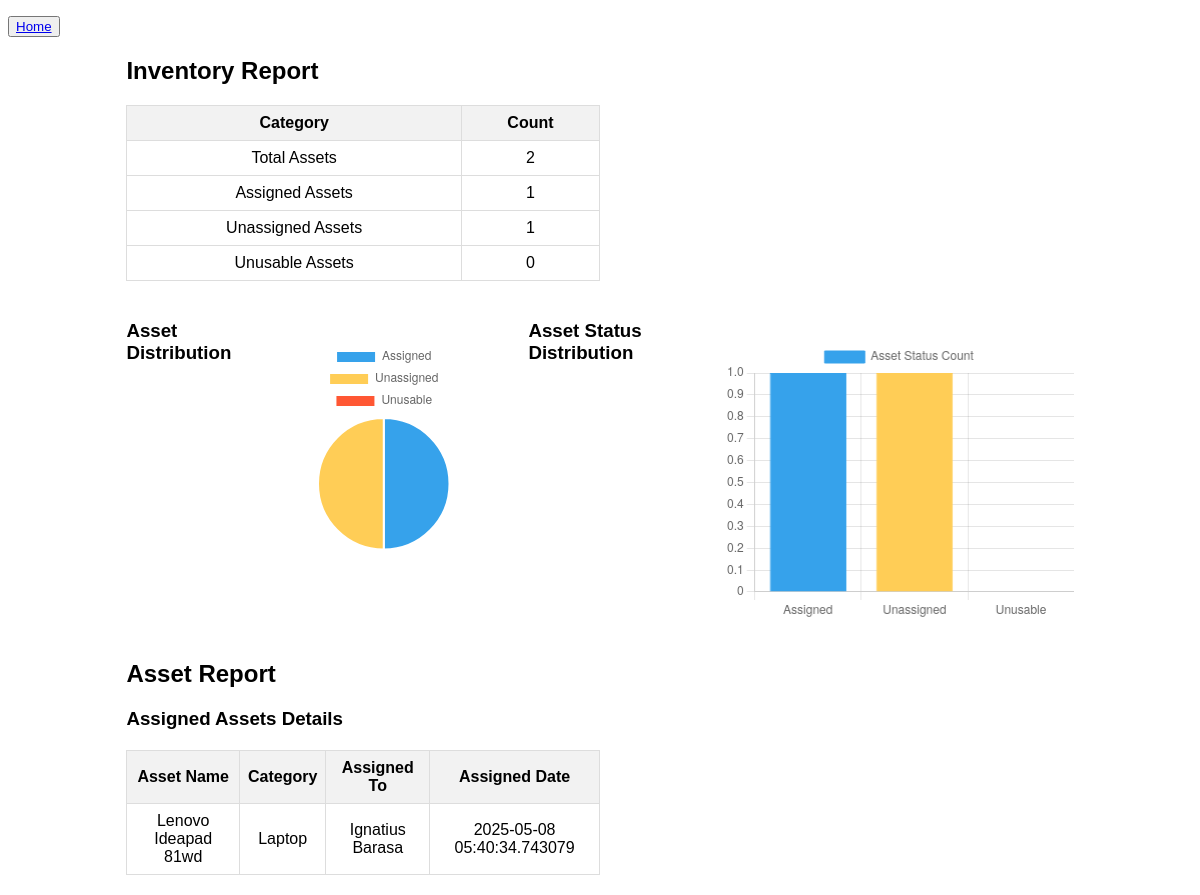
The page /report (signed in) on the database as committed earlier.
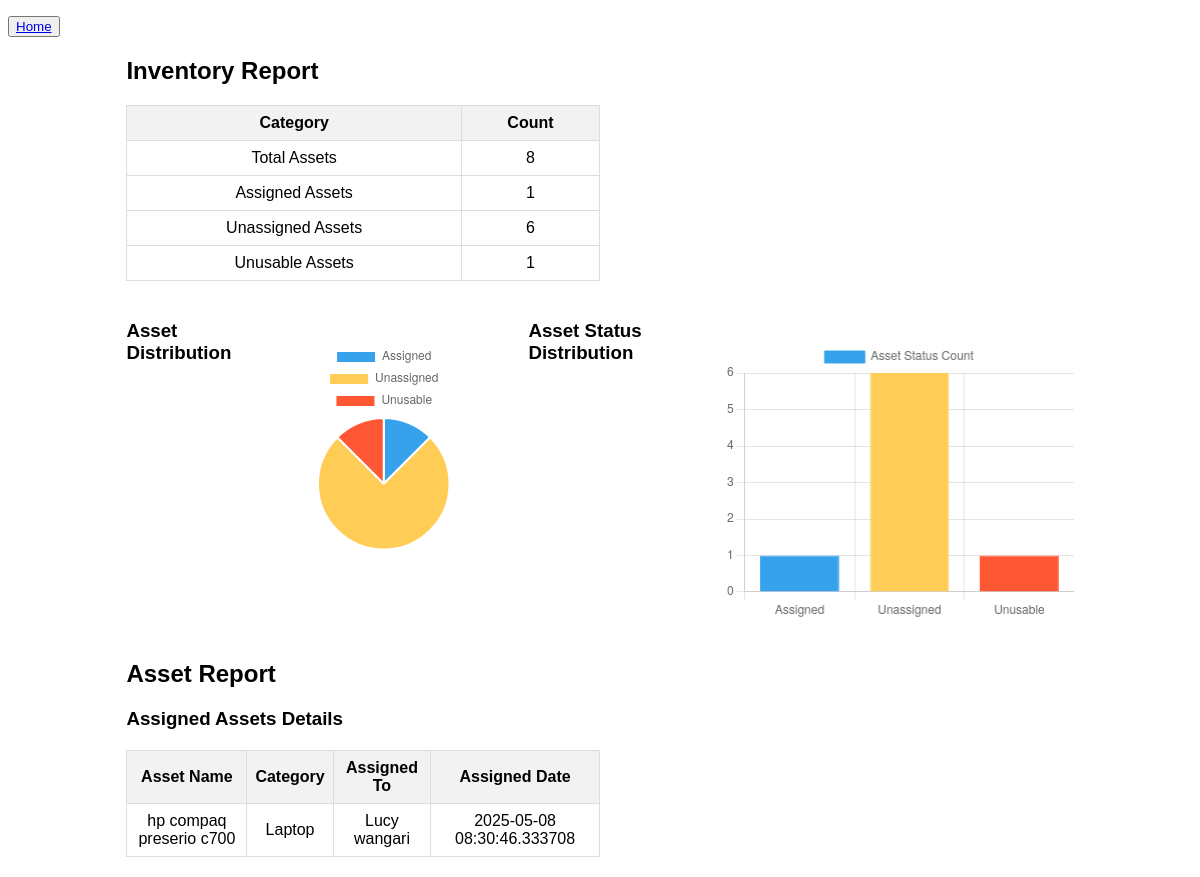
The same page on the database as committed later.
### app.py (models this page shows)
class Asset(db.Model):
    id = db.Column(db.Integer, primary_key=True)
    category = db.Column(db.String(100), nullable=False)
    name = db.Column(db.String(100), nullable=False)
    status = db.Column(db.String(50), default='unassigned')  # available, assigned, unusable
    assigned_to = db.Column(db.String(100), nullable=True)
    assigned_date = db.Column(db.DateTime, nullable=True)

### app.py (the view)
@app.route('/report')
def report():
    if 'user' not in session:
        return redirect('/login')
    assigned_assets = Asset.query.filter_by(status='assigned').all()
    report_data = []
    for asset in assigned_assets:
        report_data.append({
            'asset_name': asset.name,
            'category': asset.category,
            'assigned_to': asset.assigned_to,
            'assigned_date': asset.assigned_date
        })
    total_assets = Asset.query.count()
    assigned_assets_count = len(report_data)  # Count assigned assets
    unassigned_assets = Asset.query.filter_by(status='unassigned').count()
    unusable_assets = Asset.query.filter_by(status='unusable').count()
    return render_template('report.html', total=total_assets, assigned=assigned_assets_count,
                           unassigned=unassigned_assets, unusable=unusable_assets, report_data=report_data)

### templates/report.html (shortened to what this page needs)
<!DOCTYPE html>
<html lang="en">
<head>
</head>
<body>
    <p><button><a href="{{ url_for('home') }}">Home</a></button></p>
    <div class="container">
        <h2>Inventory Report</h2>
        <table>
            <thead>
                <tr>
                    <th>Category</th>
                    <th>Count</th>
                </tr>
            </thead>
            <tbody>
                <tr>
                    <td>Total Assets</td>
                    <td>{{ total }}</td>
                </tr>
                <tr>
                    <td>Assigned Assets</td>
                    <td>{{ assigned }}</td>
                </tr>
                <tr>
                    <td>Unassigned Assets</td>
                    <td>{{ unassigned }}</td>
                </tr>
                <tr>
                    <td>Unusable Assets</td>
                    <td>{{ unusable }}</td>
                </tr>
            </tbody>
        </table>
         <div class="chart-section">
        <h3>Asset Distribution</h3>
        <div class="chart_container">
        <canvas id="assetChart" width="100" height="80"></canvas>
        </div>
        <h3>Asset Status Distribution</h3>
        <div class="bar-chart-container">
        <canvas id="statusChart" width="100" height="80"></canvas>
        </div>
        </div>
    </div>
    <script>
        // Data for the Asset Distribution Pie Chart
        const ctx = document.getElementById('assetChart').getContext('2d');
        const assetChart = new Chart(ctx, {
            type: 'pie',
            data: {
                labels: ['Assigned', 'Unassigned', 'Unusable'],
                datasets: [{
                    label: 'Asset Distribution',
                    data: [{{ assigned }}, {{ unassigned }}, {{ unusable }}],
                    backgroundColor: ['#36A2EB', '#FFCD56', '#FF5733'],
                    hoverOffset: 4
                }]
            }
        });
        // Data for the Asset Status Bar Chart
        const ctx2 = document.getElementById('statusChart').getContext('2d');
        const statusChart = new Chart(ctx2, {
            type: 'bar',
            data: {
                labels: ['Assigned', 'Unassigned', 'Unusable'],
                datasets: [{
                    label: 'Asset Status Count',
                    data: [{{ assigned }}, {{ unassigned }}, {{ unusable }}],
                    backgroundColor: ['#36A2EB', '#FFCD56', '#FF5733'],
                    borderColor: ['#36A2EB', '#FFCD56', '#FF5733'],
                    borderWidth: 1
                }]
            },
            options: {
                scales: {
                    y: {
                        beginAtZero: true
                    }
                }
            }
        });
    </script>
<div class="container">
    <h2>Asset Report</h2>
    <h3>Assigned Assets Details</h3>
    <table>
        <thead>
            <tr>
                <th>Asset Name</th>
                <th>Category</th>
                <th>Assigned To</th>
                <th>Assigned Date</th>
            </tr>
        </thead>
        <tbody>
            {% for item in report_data %}
            <tr>
                <td>{{ item.asset_name }}</td>
                <td>{{ item.category }}</td>
                <td>{{ item.assigned_to }}</td>
                <td>{{ item.assigned_date }}</td>
            </tr>
            {% endfor %}
        </tbody>
    </table>
</div>
</body>
</html>

### templates/report.html (style rules this page uses)
body { font-family: Arial, sans-serif; }
table { width: 50%; margin: 20px 0; border-collapse: collapse; }
table, th, td { border: 1px solid #ddd; }
th, td { padding: 8px; text-align: center; }
th { background-color: #f2f2f2; }
.container { width: 80%; margin: 0 auto; }
.chart_container { width: 300px; margin: 20px auto; }
.bar-chart-container { width: 500px; margin: 20px auto; align-items: left; }
.chart-section { display: flex; justify-content: space-between; align-items: flex-start; gap: 40px; margin-top: 20px; }
canvas { margin-top: 20px; }

Rows that differ between the two databases and show on the page:
no longer on this page (row edited): Asset: asset_name "Lenovo Ideapad 81wd", category "Laptop", assigned_to "Ignatius Barasa", assigned_date "2025-05-08 05:40:34.743079"
added Asset: asset_name "hp compaq preserio c700", category "Laptop", assigned_to "Lucy wangari", assigned_date "2025-05-08 08:30:46.333708"
Other text that changed with them:
{{ total }}: "2" → "8"
{{ unassigned }}: "1" → "6"
{{ unusable }}: "0" → "1"
chart data {{ unassigned }}: 1 → 6
chart data {{ unusable }}: 0 → 1
